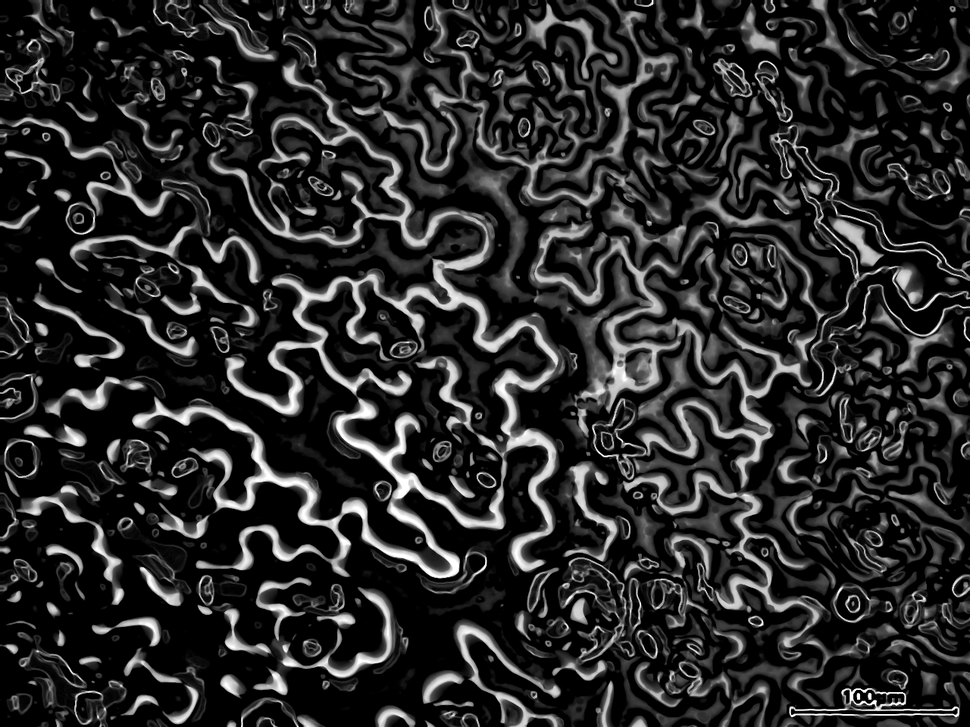
#> input picture check.png, 970 x 727 px, shrunk from 1280 x 960 before the run, given in place of hdg2-2_1_5_3_A.avi, which was not available
$ python Combined_before.py
#> lines starting #> are read from the running program, lines starting #| are printed output that depends on the picture; pictures that were not available may be replaced by others from this repository, and a replacement may not be noted
#here import numpy and cv
from distutils.spawn import spawn
from posixpath import split
from re import M
import numpy as np
import cv2

VIDEO = 'hdg2-2_1_5_3_A.avi'
DILATION = 3
DILATION_ITER = 4
BLURSIZE = 3
SHIFTING=14
DILATION1=4
#VideoCapture()=Class for video capturing from video files, image sequences or cameras.
cap = cv2.VideoCapture(VIDEO)


HEAT = None
HEATDIV = None
iter = 0
cap = cv2.VideoCapture(VIDEO)
OUT = None
iter = 0
while True:
    ret, frame = cap.read()
#> frame is the input picture: shape (727, 970, 3); min 0, max 255, mean 40.9
    if iter == 0:
        OUT = frame[:,:,0].astype('uint8')
    if ret == False:
	    break
    filtered= np.copy(frame)
    gray = cv2.cvtColor(filtered, cv2.COLOR_BGR2GRAY).astype('uint8')
    #cv2.imshow("showing gray",gray)
    blur = cv2.GaussianBlur(gray,(BLURSIZE,BLURSIZE),5)
    # [6 lines of commented-out code are left out]
    edges = cv2.Canny(blur, threshold1=15, threshold2=15)
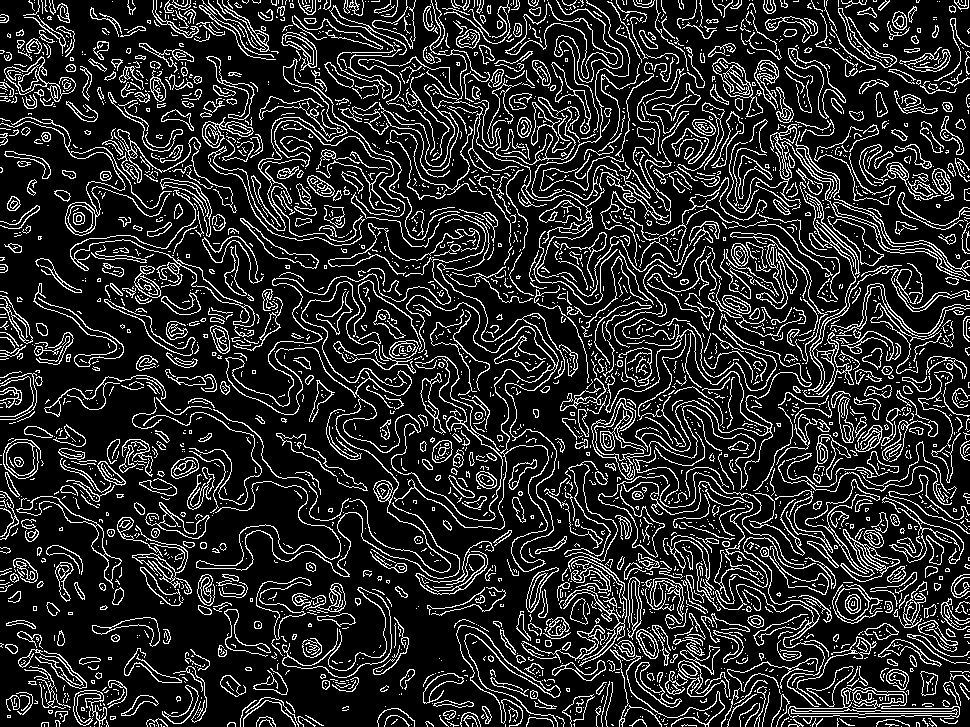
#> edges: shape (727, 970); 16.6% white in thin lines or dots
    del blur
    #cv2.imshow("showing edges",edges)
    kernel1 = cv2.getStructuringElement(cv2.MORPH_ELLIPSE,(DILATION,DILATION))
    #cv2.imshow("showing kernel",kernel)
    erode_surface=cv2.erode(edges,kernel1, iterations=5)
#> erode_surface: shape (727, 970); every value is 0
    #cv2.imshow("showing_erossion",erode_surface)
    kernel = cv2.getStructuringElement(cv2.MORPH_ELLIPSE,(DILATION1,DILATION1))
    edges1 = cv2.dilate(erode_surface,kernel,iterations = DILATION_ITER)
    #cv2.imshow("showing_erossion",edges1)
    eroded=cv2.erode(edges1,kernel, iterations=DILATION_ITER)
    #cv2.imshow("showing_erossion",eroded)
    del erode_surface
    openning= cv2.morphologyEx(eroded,cv2.MORPH_OPEN,kernel1)
    # [13 lines of commented-out code are left out]
    MASK = (HEAT==iter)
    OUT[MASK] = openning[MASK]
    # [6 lines of commented-out code are left out]
    iter += 1
# Press Q on keyboard to  exit
    if cv2.waitKey(10) & 0xFF == ord('q'):
#> (key q is pressed here)
        break
# When everything done, release the video capture object
cap.release()
#projection = np.max(MASK, axis=0)
# Closes all the frames
cv2.destroyAllWindows()
# [4 lines of commented-out code are left out]
cv2.imwrite(VIDEO.replace('.avi','_3.png'), ((OUT*255)).astype("uint8"))
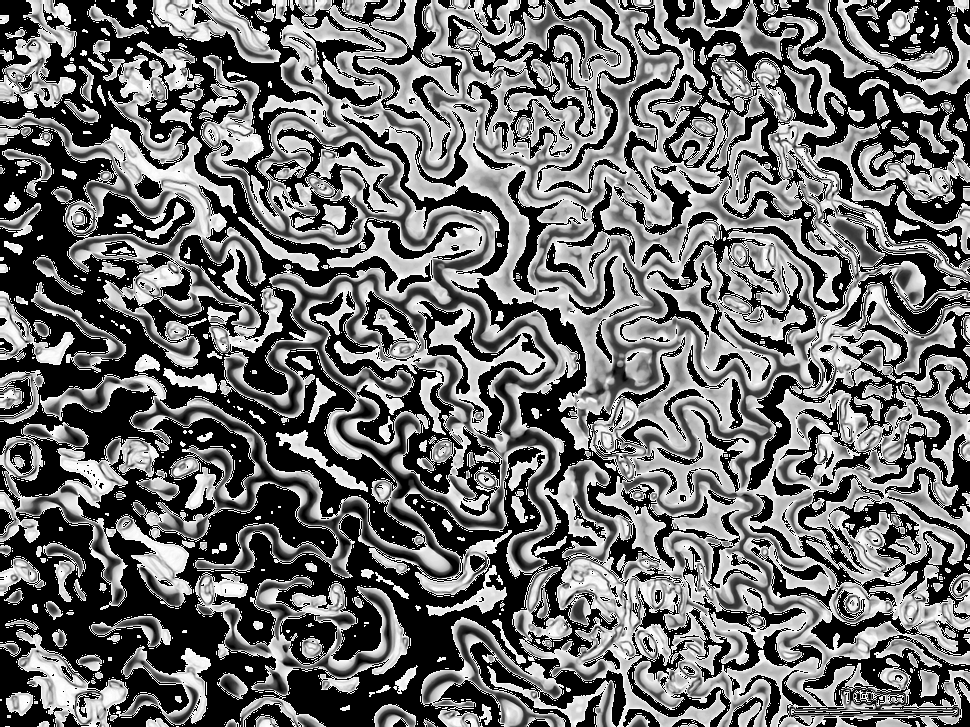
#> saved as hdg2-2_1_5_3_A_3.png: shape (727, 970); min 0, max 255, mean 109

$ run again, on hdg2-2_1_5_3_AEric_Mine.png
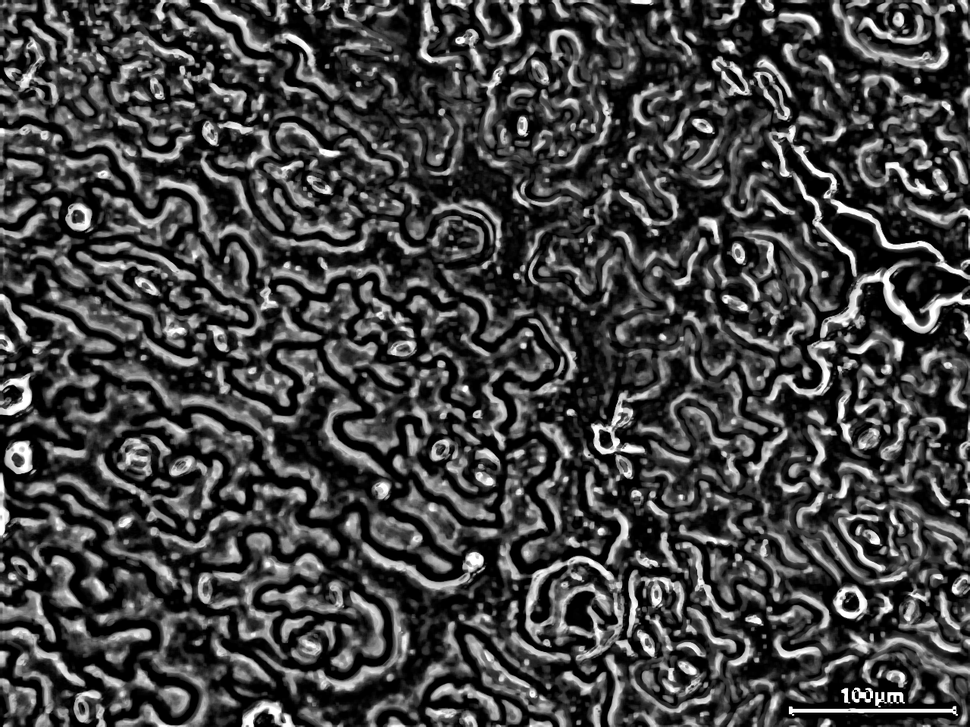
#> input picture hdg2-2_1_5_3_AEric_Mine.png, 970 x 727 px, shrunk from 1280 x 960 before the run, given in place of hdg2-2_1_5_3_A.avi, which was not available
#> frame is the input picture: shape (727, 970, 3); min 0, max 255, mean 66.5
#> `edges = cv2.Canny(blur, threshold1=15, threshold2=15)`:
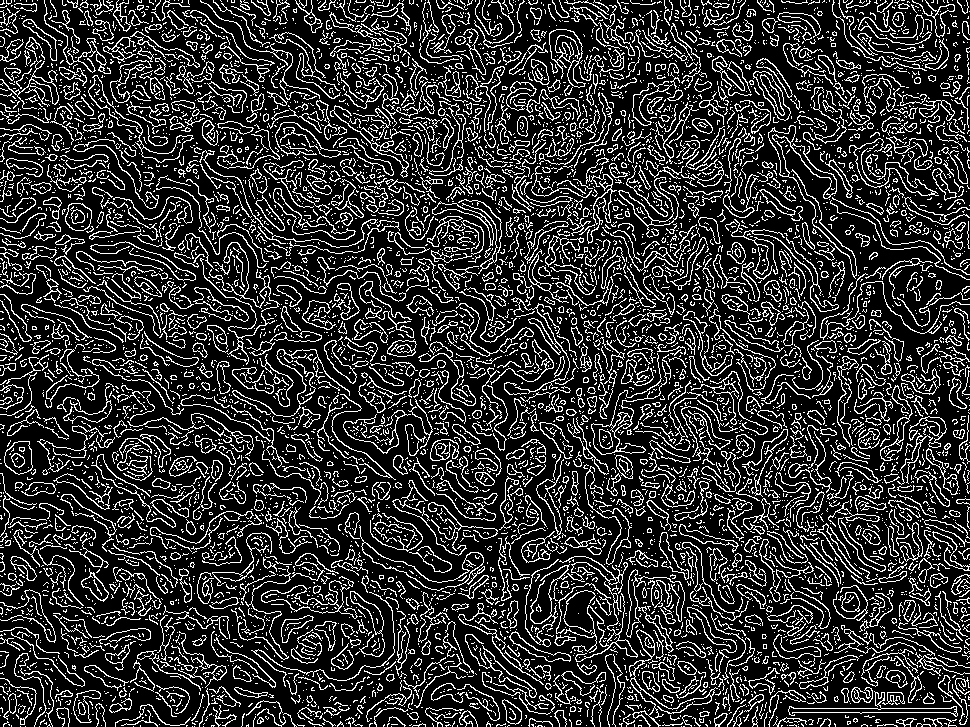
#> edges: shape (727, 970); 19.6% white in thin lines or dots
#> erode_surface: shape (727, 970); every value is 0
#> `cv2.imwrite(VIDEO.replace('.avi','_3.png'), ((OUT*255)).astype("uint8"))`:
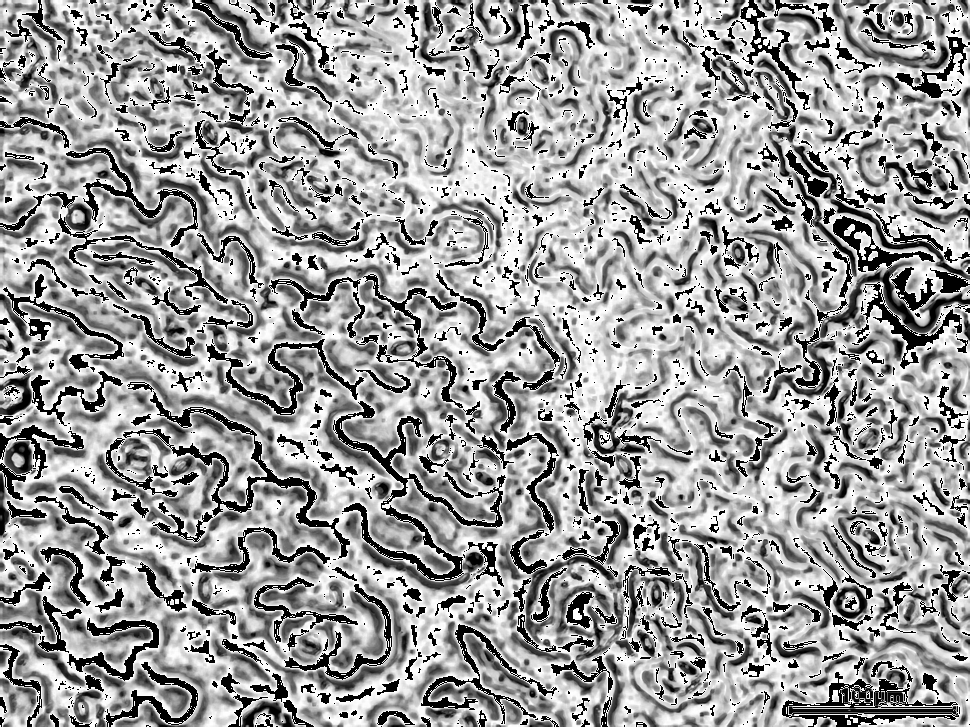
#> saved as hdg2-2_1_5_3_A_3.png: shape (727, 970); min 0, max 255, mean 154.3
